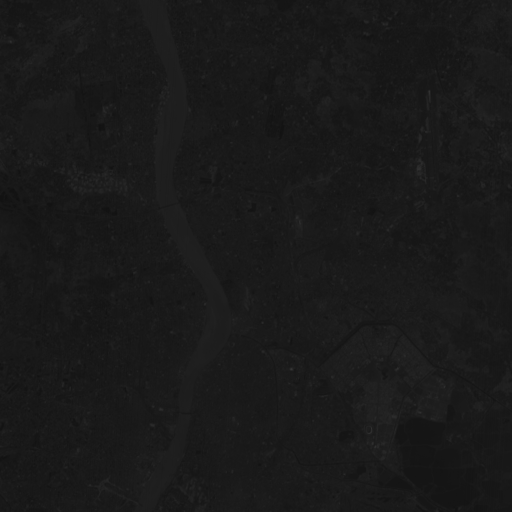
%> input picture Bayesian-Analysis/2.gif, 512 x 512 px
$ octave assgn2.m   (GNU Octave 9; MATLAB toolbox functions it lacks are replaced by stand-ins)
%> lines starting %> are read from the running program, lines starting %| are printed output that depends on the picture; in (x1, y1, x2, y2) boxes, pixels count from 0 and x2, y2 are one past the last pixel; in counts of white or black regions, pixels touching at a corner belong together; the program's own positions count from 1
I = imread('G:\Academics\6 semester\Soft Computing\2.gif');
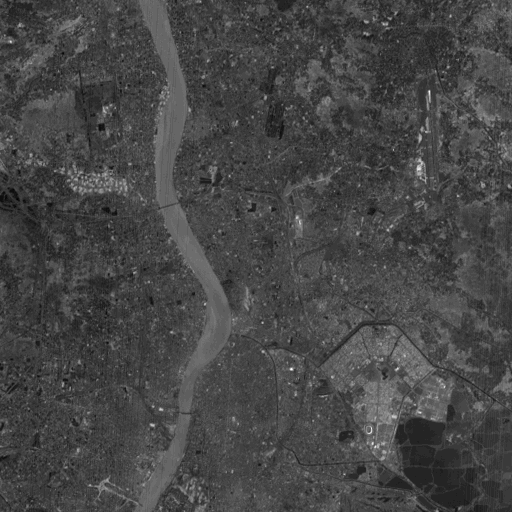
%> I: size 512x512 uint8; min 0, max 35, mean 9.7; drawn with min black and max white
BW = im2bw(I,0.042);
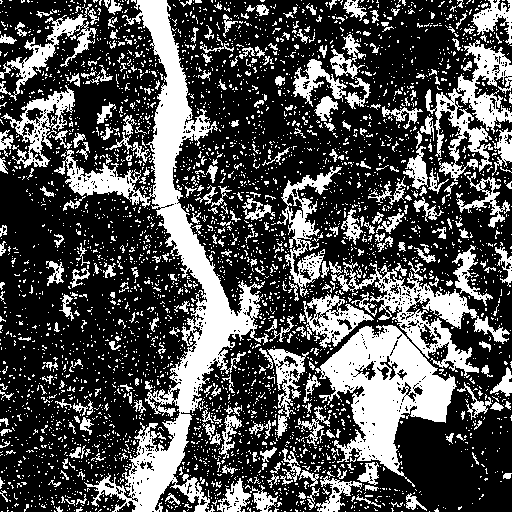
%> BW: size 512x512 logical; 31.7% white; 3874 white regions (3541 under 20 px), largest, box (x1, y1, x2, y2) and area: (54, 0, 269, 512) 19402, (315, 325, 457, 487) 9750, (331, 262, 510, 378) 4602


dim = size(BW);
%> dim = [512 512]
col = round(dim(2)/2)-90;
%> col = 166
row = min(find(BW(:,col)));
%> row = 1
boundary = bwtraceboundary(BW,[row, col],'N');


minx = min(boundary(:,2));
%> minx = 55
miny = min(boundary(:,1));
%> miny = 1

maxx = max(boundary(:,2));
%> maxx = 269
maxy = max(boundary(:,1));
%> maxy = 512

nx=50;
ny=50;

xp=linspace(minx,maxx,nx);
%> xp = 50 values from 55 to 269
yp=linspace(miny,maxy,ny);
%> yp = 50 values from 1 to 512
[xd,yd]=meshgrid(xp,yp);

ip=inpolygon(xd,yd,boundary(:,2),boundary(:,1));
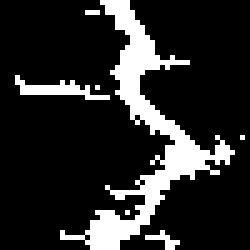
%> ip: size 50x50 logical (shown 5 times larger); 16.5% white; 7 white regions (5 under 20 px), largest, box (x1, y1, x2, y2) and area: (12, 0, 47, 50) 359, (3, 15, 22, 20) 37

xa = xd(ip);
%> xa = 413 values from 68.1 to 264.6
ya = yd(ip);
%> ya = 413 values, max 512 at index 50, min 1 at index 61, mean 275.1

ind =  randi([1 400],1,50);

global xb2 yb2;
xb2 = int16(xa(ind));
%> xb2 = 50 values, max 234 at index 18, min 68 at index 41, mean 178.8
yb2 = int16(ya(ind));
%> yb2 = 50 values, max 512 at index 49, min 11 at index 44, mean 258.6

global BWC;

popx = 1:512;
popx(int16(xb2)) = [];

popy = 1:512;
popy(int16(yb2)) = [];

%> (the run ends here)
